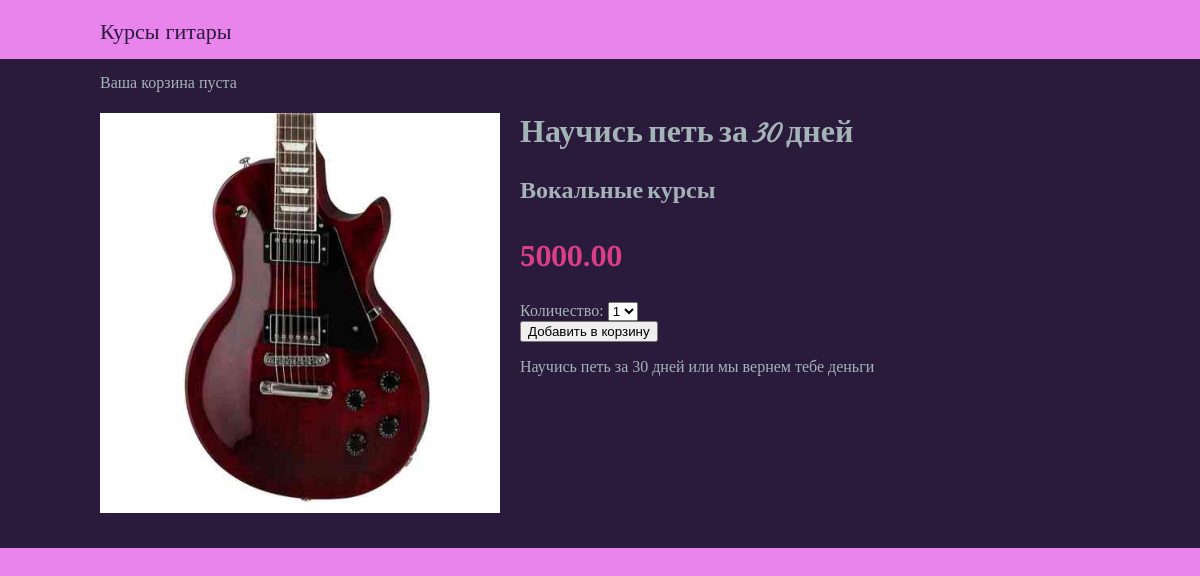
The app's page /1/nauchis-pet-za-30-dnej/, older data.
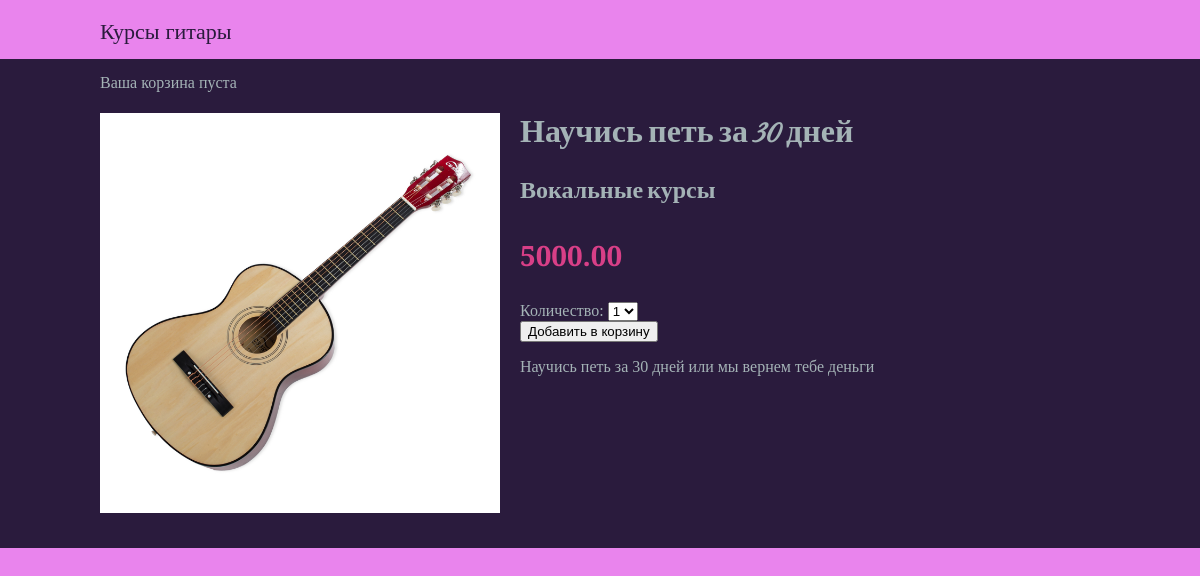
The same page, newer data.
### cources/models.py (models this page shows, shortened)
class Course(models.Model):
    category = models.ForeignKey(Category, related_name='cources', on_delete=models.CASCADE, blank=True)
    name = models.CharField(max_length=250)
    slug = models.SlugField(max_length=200)
    image = models.ImageField(upload_to='courses/%Y/%m/%d', blank=True)
    description = models.TextField(blank=True)
    price = models.DecimalField(max_digits=8, decimal_places=2)
    available = models.BooleanField(default=True)
    created = models.DateTimeField(auto_now_add=True)
    updated = models.DateTimeField(auto_now=True)
    stock = models.PositiveIntegerField()
    class Meta:
        ordering =('name',)

class Category(models.Model):
    name = models.CharField(max_length=200)
    slug = models.SlugField(max_length=200)
    class Meta:
        ordering = ('name',)
        verbose_name = 'category'
        verbose_name_plural = 'categories'
    def __str__(self):
        return self.name
    def get_absolute_url(self):
        return reverse('cources:course_list_by_category',
                       args=[self.slug])

### cources/views.py (the view)
# urls.py: path('<int:id>/<slug:slug>/', views.course_detail, name='course_detail'),
def course_detail(request, id, slug):
    course = get_object_or_404(Course, id=id, slug= slug, available = True)
    cart_course_form = CartAddCourseForm()
    return render(request,
                  'cources/course/detail.html',
                  {'course':course,
                   'cart_course_form':cart_course_form})

### cart/forms.py
class CartAddCourseForm(forms.Form):
    quantity = forms.TypedChoiceField(choices=COURSE_QUANTITY_CHOISES, label = "Количество", coerce=int)
    override = forms.BooleanField(required=False, initial=False, widget=forms.HiddenInput)

### cart/cart.py (called while the page is built)
    def __len__(self):
        return sum(item['quantity'] for item in self.cart.values())

### cart/context_processors.py (called while the page is built)
def cart(request):
    return{'cart':Cart(request)}

### cources/templates/cources/course/detail.html (shortened to what this page needs)
{% extends "cources/base.html" %}
{% load static %}
{% block content %}
<div class="course-detail">
    <img src="{% if course.image %}{{ course.image.url }}{% else %}{% static "img/no_image.png" %}{% endif %}">
    <h1>{{course.name}}</h1>
    <h2>
        <a href="{{course.category.get_absolute_url}}">
            {{course.category}}
        </a>
    </h2>
    <p class="price"> {{course.price}}</p>
    <form action="{% url "cart:cart_add" course.id %}" method ="post">
        {{cart_course_form}}
        <input type="submit" value="Добавить в корзину">
    </form>
    {{course.description|linebreaks}}
</div>
{% endblock %}

Row changes from the older to the newer data that the page shows:
changed Course "Научись петь за 30 дней": image: a different picture
